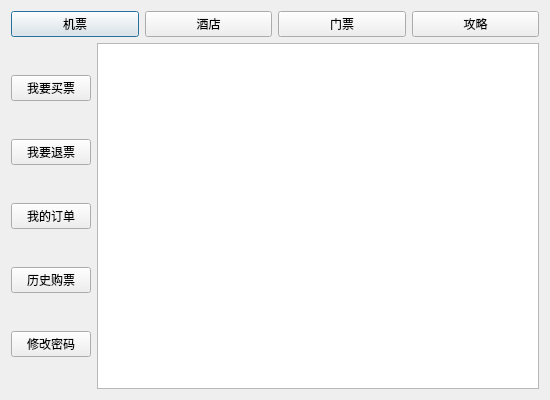
<?xml version="1.0" encoding="UTF-8"?>
<ui version="4.0">
 <class>usermainwindow</class>
 <widget class="QDialog" name="usermainwindow">
  <property name="geometry">
   <rect>
    <x>0</x>
    <y>0</y>
    <width>550</width>
    <height>400</height>
   </rect>
  </property>
  <property name="windowTitle">
   <string>Dialog</string>
  </property>
  <layout class="QVBoxLayout" name="verticalLayout_3">
   <item>
    <layout class="QHBoxLayout" name="horizontalLayout_4">
     <item>
      <widget class="QPushButton" name="pushButton_15">
       <property name="text">
        <string>机票</string>
       </property>
      </widget>
     </item>
     <item>
      <widget class="QPushButton" name="pushButton_16">
       <property name="text">
        <string>酒店</string>
       </property>
      </widget>
     </item>
     <item>
      <widget class="QPushButton" name="pushButton_17">
       <property name="text">
        <string>门票</string>
       </property>
      </widget>
     </item>
     <item>
      <widget class="QPushButton" name="pushButton_18">
       <property name="text">
        <string>攻略</string>
       </property>
      </widget>
     </item>
    </layout>
   </item>
   <item>
    <layout class="QHBoxLayout" name="horizontalLayout_3">
     <item>
      <layout class="QVBoxLayout" name="verticalLayout_2">
       <item>
        <widget class="QPushButton" name="pushButton_10">
         <property name="text">
          <string>我要买票</string>
         </property>
        </widget>
       </item>
       <item>
        <widget class="QPushButton" name="pushButton_11">
         <property name="text">
          <string>我要退票</string>
         </property>
        </widget>
       </item>
       <item>
        <widget class="QPushButton" name="pushButton_12">
         <property name="text">
          <string>我的订单</string>
         </property>
        </widget>
       </item>
       <item>
        <widget class="QPushButton" name="pushButton_13">
         <property name="text">
          <string>历史购票</string>
         </property>
        </widget>
       </item>
       <item>
        <widget class="QPushButton" name="pushButton_14">
         <property name="text">
          <string>修改密码</string>
         </property>
        </widget>
       </item>
      </layout>
     </item>
     <item>
      <widget class="QTextBrowser" name="textBrowser_2"/>
     </item>
    </layout>
   </item>
  </layout>
 </widget>
 <resources/>
 <connections/>
</ui>
